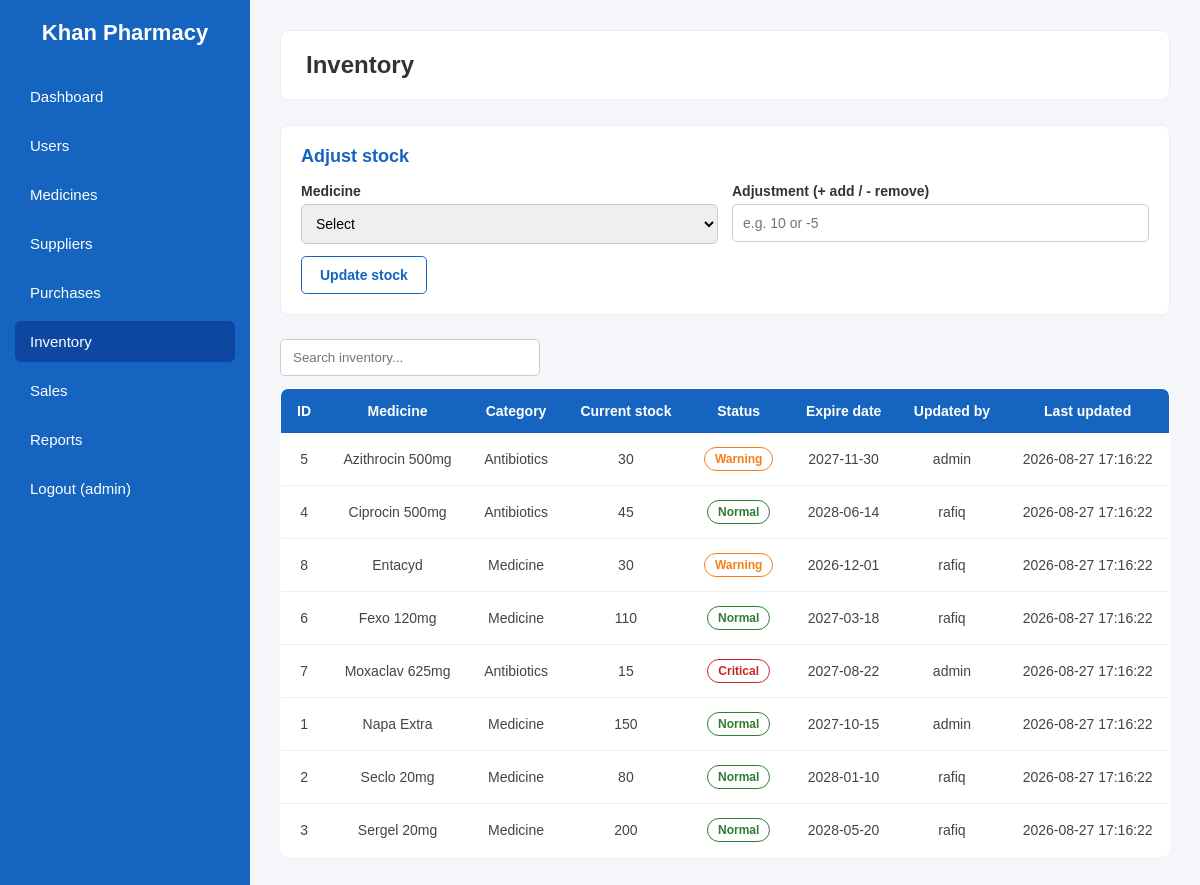
The app's page /inventory.php (signed in) with its own data.
### tables this page shows
CREATE TABLE `inventory` (
    `inventory_id` INT AUTO_INCREMENT PRIMARY KEY,
    `medicine_id` INT NOT NULL UNIQUE,
    `current_stock` INT NOT NULL DEFAULT 0,
    `stock_status` ENUM('Normal', 'Warning', 'Critical') NOT NULL DEFAULT 'Normal',
    `updated_by` INT DEFAULT NULL,
    `updated_at` TIMESTAMP DEFAULT CURRENT_TIMESTAMP ON UPDATE CURRENT_TIMESTAMP,
    CONSTRAINT `fk_inventory_medicine` FOREIGN KEY (`medicine_id`) REFERENCES `medicines`(`medicine_id`) ON DELETE CASCADE,
    CONSTRAINT `fk_inventory_user` FOREIGN KEY (`updated_by`) REFERENCES `users`(`user_id`) ON DELETE SET NULL
);

CREATE TABLE `medicines` (
    `medicine_id` INT AUTO_INCREMENT PRIMARY KEY,
    `medicine_name` VARCHAR(100) NOT NULL,
    `company_name` VARCHAR(100) NOT NULL,
    `category` VARCHAR(50) NOT NULL DEFAULT 'Medicine',
    `purchase_price` DECIMAL(10, 2) NOT NULL DEFAULT 0.00,
    `expire_date` DATE NOT NULL,
    `manufacture_date` DATE NOT NULL,
    `supplier_id` INT DEFAULT NULL,
    `sale_price` DECIMAL(10, 2) NOT NULL,
    `batch_number` VARCHAR(50) NOT NULL DEFAULT '',
    CONSTRAINT `fk_medicine_supplier` FOREIGN KEY (`supplier_id`) REFERENCES `suppliers`(`supplier_id`) ON DELETE SET NULL
);

CREATE TABLE `users` (
    `user_id` INT AUTO_INCREMENT PRIMARY KEY,
    `username` VARCHAR(50) NOT NULL UNIQUE,
    `password` VARCHAR(255) NOT NULL,
    `role` ENUM('Admin', 'Pharmacist', 'Employee') NOT NULL,
    `email` VARCHAR(100) NOT NULL UNIQUE
);

### includes/auth.php (called while the page is built, shortened)
<?php
function h($text)
{
    return htmlspecialchars((string) $text, ENT_QUOTES, "UTF-8");
}
function medicine_category_label($category)
{
    return $category;
}

### inventory.php (the view, shortened to what this page needs)
<?php
require_once "includes/db.php";
require_once "includes/auth.php";
$rows = $conn->query(
    "SELECT i.*, m.medicine_name, m.category, m.expire_date, u.username AS updated_by_name
     FROM inventory i
     JOIN medicines m ON i.medicine_id = m.medicine_id
     LEFT JOIN users u ON i.updated_by = u.user_id
     ORDER BY m.medicine_name"
)->fetch_all(MYSQLI_ASSOC);
require_once "includes/header.php";
?>
<div class="card">
    <h2>Adjust stock</h2>
    <form method="post">
        <div class="form-row">
            <div class="form-group">
                <label>Medicine</label>
                <select name="medicine_id" required>
                    <option value="">Select</option>
                </select>
            </div>
            <div class="form-group">
                <label>Adjustment (+ add / - remove)</label>
                <input type="number" name="adjustment" required placeholder="e.g. 10 or -5">
            </div>
        </div>
        <div class="form-actions">
            <button type="submit" class="save-btn">Update stock</button>
        </div>
    </form>
</div>
<input type="text" class="search-box" data-table="data-table" placeholder="Search inventory...">
<table id="data-table">
    <thead>
        <tr>
            <th>ID</th>
            <th>Medicine</th>
            <th>Category</th>
            <th>Current stock</th>
            <th>Status</th>
            <th>Expire date</th>
            <th>Updated by</th>
            <th>Last updated</th>
        </tr>
    </thead>
    <tbody>
        <?php foreach ($rows as $row) { ?>
        <tr>
            <td><?php echo (int) $row["inventory_id"]; ?></td>
            <td><?php echo h($row["medicine_name"]); ?></td>
            <td><?php echo h(medicine_category_label($row["category"])); ?></td>
            <td><?php echo (int) $row["current_stock"]; ?></td>
            <td><span class="badge badge-<?php echo strtolower($row["stock_status"]); ?>"><?php echo h($row["stock_status"]); ?></span></td>
            <td><?php echo h($row["expire_date"]); ?></td>
            <td><?php echo h($row["updated_by_name"] ?? ""); ?></td>
            <td><?php echo h($row["updated_at"]); ?></td>
        </tr>
        <?php } ?>
    </tbody>
</table>
<?php require_once "includes/footer.php"; ?>

### css/style.css (style rules this page uses)
* { margin: 0; padding: 0; box-sizing: border-box; font-family: Arial, Helvetica, sans-serif; }
body { display: flex; background: #f4f6f9; min-height: 100vh; }
.card { background: white; padding: 20px; border-radius: 8px; border: 1px solid #eee; margin-bottom: 24px; }
.card h2 { font-size: 18px; color: #1565C0; margin-bottom: 16px; }
.form-row { display: flex; flex-wrap: wrap; gap: 14px; margin-bottom: 12px; }
.form-group { display: flex; flex-direction: column; gap: 5px; flex: 1; min-width: 180px; }
.form-group label { font-size: 14px; font-weight: bold; color: #333; }
.form-group input, .form-group select, .form-group textarea { padding: 10px; border: 1px solid #ccc; border-radius: 5px; font-size: 14px; }
.form-actions { display: flex; gap: 10px; margin-top: 10px; }
.save-btn, .add-btn { background: transparent; color: #1565C0; border: 1px solid #1565C0; padding: 10px 18px; border-radius: 5px; cursor: pointer; font-weight: bold; font-size: 14px; }
.search-box { padding: 10px 12px; border: 1px solid #ccc; border-radius: 5px; width: 260px; margin-bottom: 12px; }
table { width: 100%; border-collapse: collapse; background: white; border-radius: 8px; overflow: hidden; border: 1px solid #eee; }
th { background: #1565C0; color: white; padding: 14px 16px; text-align: center; font-size: 14px; }
td { padding: 14px 16px; text-align: center; border-bottom: 1px solid #eee; font-size: 14px; color: #444; }
.badge { padding: 4px 10px; border-radius: 12px; font-size: 12px; font-weight: bold; display: inline-block; }
.badge-normal { background: transparent; color: #2E7D32; border: 1px solid #2E7D32; }
.badge-warning { background: transparent; color: #F57F17; border: 1px solid #F57F17; }
.badge-critical { background: transparent; color: #C62828; border: 1px solid #C62828; }

### records on screen
inventory: inventory_id "5", medicine.medicine_name "Azithrocin 500mg", medicine.category "Antibiotics", current_stock "30", stock_status "Warning", medicine.expire_date "2027-11-30", updated_by.username "admin", updated_at "2026-08-27 17:16:22"
inventory: inventory_id "4", medicine.medicine_name "Ciprocin 500mg", medicine.category "Antibiotics", current_stock "45", stock_status "Normal", medicine.expire_date "2028-06-14", updated_by.username "rafiq", updated_at "2026-08-27 17:16:22"
inventory: inventory_id "8", medicine.medicine_name "Entacyd", medicine.category "Medicine", current_stock "30", stock_status "Warning", medicine.expire_date "2026-12-01", updated_by.username "rafiq", updated_at "2026-08-27 17:16:22"
inventory: inventory_id "6", medicine.medicine_name "Fexo 120mg", medicine.category "Medicine", current_stock "110", stock_status "Normal", medicine.expire_date "2027-03-18", updated_by.username "rafiq", updated_at "2026-08-27 17:16:22"
inventory: inventory_id "7", medicine.medicine_name "Moxaclav 625mg", medicine.category "Antibiotics", current_stock "15", stock_status "Critical", medicine.expire_date "2027-08-22", updated_by.username "admin", updated_at "2026-08-27 17:16:22"
inventory: inventory_id "1", medicine.medicine_name "Napa Extra", medicine.category "Medicine", current_stock "150", stock_status "Normal", medicine.expire_date "2027-10-15", updated_by.username "admin", updated_at "2026-08-27 17:16:22"
inventory: inventory_id "2", medicine.medicine_name "Seclo 20mg", medicine.category "Medicine", current_stock "80", stock_status "Normal", medicine.expire_date "2028-01-10", updated_by.username "rafiq", updated_at "2026-08-27 17:16:22"
inventory: inventory_id "3", medicine.medicine_name "Sergel 20mg", medicine.category "Medicine", current_stock "200", stock_status "Normal", medicine.expire_date "2028-05-20", updated_by.username "rafiq", updated_at "2026-08-27 17:16:22"

### other values on screen
$_SESSION["username"] "admin"
$page_title "Inventory"
